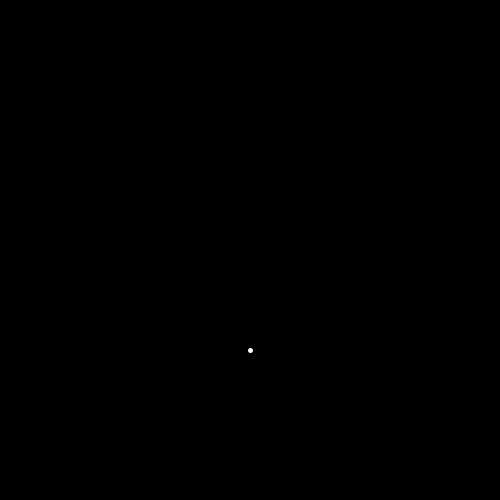
Frame 1 (no input)
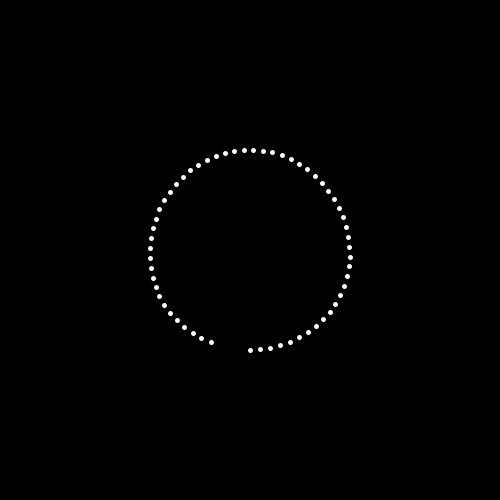
Frame 60 (the mouse pressed at the canvas centre just before this capture)
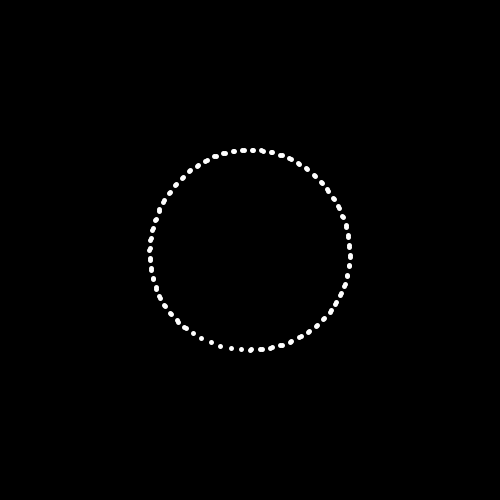
Frame 120 (the mouse held since frame 60 and released just before this capture)

The Processing sketch that drew these frames (run headless with seeded random() and noise(); from frame 60 on, the mouse is pressed at the canvas centre):

// Processing sketch: sinus_1
// ── sinus_1.pde
float t;

void setup(){
background(0);
size(500,500);
}

void draw(){
//stroke(random(255), random(255), random(255));
stroke(255);
strokeWeight(5);
translate(width/2, height/2);

point(x1(t), y1(t));
t++;
}

float x1(float t) {
return sin(t/10) * 100 + sin(t/5) * 2;  
}

float y1(float t) {
return cos(t/10) * 100;  
}
